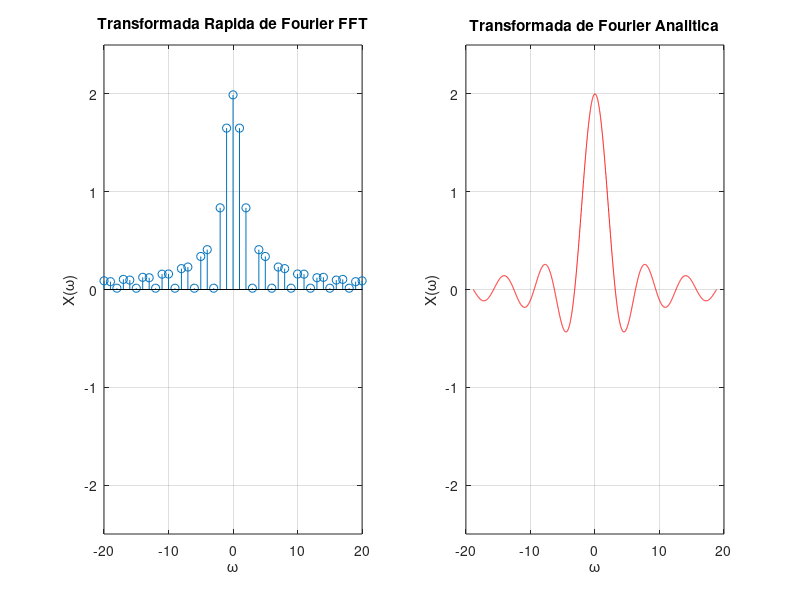

The MATLAB source for this figure:
Fs = 100;               % Frecuencia de muestreo
Ts = 1/Fs;              % Periodo de muestreo
p = 1;                  % pulso
l = 3;                  % Limites
t = -l:Ts:l;            % Dominio
x = (t > -p) & (t < p); % Funcion

omegaFFT = t*Fs;        % Dominio de la transformada
X = fft(x)/Fs;          % Transformada rapida

sa = inline('(sin(x))./(x)','x');  % Funcion
omega_2 = [-l*2*pi:Ts:pi*l*2];     % Dominio de la transformada analitica
y = 2*p*sa(p*omega_2);             % Transformada analitica

%Graficas
subplot(1,2,1);
stem(omegaFFT, abs(fftshift(X)));
axis([-20 20 -2.5 2.5]);
title('Transformada Rapida de Fourier FFT');
xlabel('\omega');
ylabel('X(\omega)');
grid;

subplot(1,2,2);
plot(omega_2,y,'-r');
axis([-20 20 -2.5 2.5]);
title('Transformada de Fourier Analitica');
grid;xlabel('\omega');
ylabel('X(\omega)');